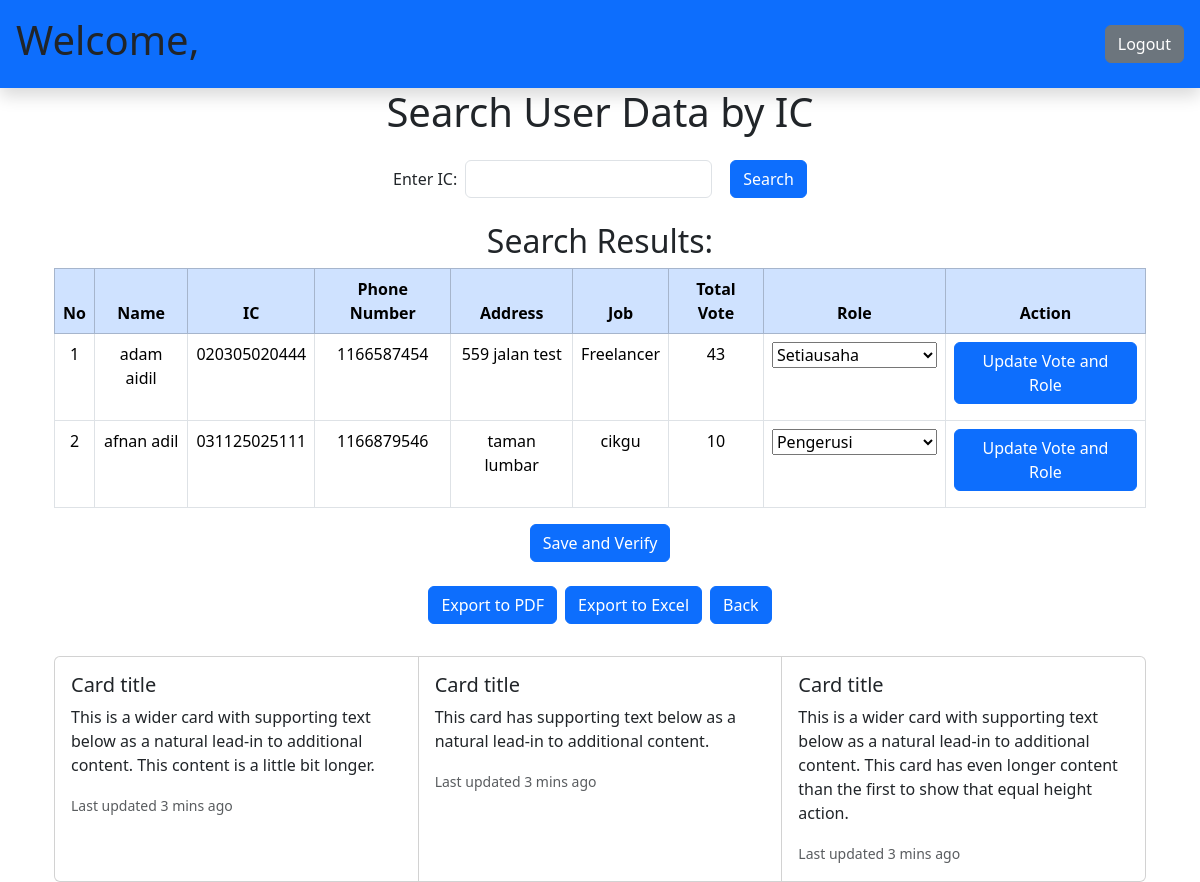
Screenshot of /backend/form2_JHEPP.php?masjid_id=1 with the database file from the repository.
### tables this page shows
CREATE TABLE `form` (
  `form_id` int(8) NOT NULL,
  `date` date NOT NULL,
  `name` varchar(50) NOT NULL,
  `ic` varchar(12) NOT NULL,
  `phone_num` int(11) NOT NULL,
  `address` varchar(50) NOT NULL,
  `job` varchar(30) NOT NULL,
  `total_vote` int(4) NOT NULL,
  `role` varchar(50) DEFAULT NULL,
  `status_code` int(1) DEFAULT NULL,
  `reg_date` datetime(6) NOT NULL DEFAULT current_timestamp(6),
  `edit_date` timestamp(6) NOT NULL DEFAULT current_timestamp(6) ON UPDATE current_timestamp(6),
  `verify_id_1` int(8) DEFAULT NULL,
  `verify_id_2` int(8) DEFAULT NULL,
  `verify_id_3` int(8) DEFAULT NULL
);

CREATE TABLE `user` (
  `user_id` int(8) NOT NULL,
  `username` varchar(20) NOT NULL,
  `pswd` varchar(20) NOT NULL,
  `name` varchar(60) NOT NULL,
  `masjid_id` varchar(20) NOT NULL,
  `ic` varchar(30) NOT NULL,
  `phone` int(11) NOT NULL,
  `address` varchar(50) NOT NULL,
  `job` varchar(30) DEFAULT NULL,
  `level_id` int(1) NOT NULL,
  `reg_date` datetime(6) NOT NULL DEFAULT current_timestamp(6),
  `edit_date` timestamp(6) NULL DEFAULT current_timestamp(6) ON UPDATE current_timestamp(6)
);

### backend/form2_JHEPP.php (the view, shortened to what this page needs)
<?php
include('connection.php');
$masjid_id = isset($_GET['masjid_id']) ? intval($_GET['masjid_id']) : null;
$firstDay = date('Y-m-01');
$lastDay = date('Y-m-t');
$sql = "SELECT f.*, u.name, u.ic, u.phone, u.address, u.job, u.masjid_id, m.masjid_name
        FROM form f
        JOIN user u ON f.ic = u.ic
        JOIN masjid m ON u.masjid_id = m.masjid_id
        WHERE DATE(f.reg_date) BETWEEN :firstdate AND :lastdate
        AND m.masjid_id = :masjid_id
        ORDER BY f.total_vote desc";
$stmt = $conn->prepare($sql);
$stmt->execute([
    'firstdate' => $firstDay,
    'lastdate' => $lastDay,
    'masjid_id' => $masjid_id
]);
$forms = $stmt->fetchAll(PDO::FETCH_ASSOC);
?>
<!DOCTYPE html>
<html lang="en">
<head>
</head>
<body>
<?php require '../include/header.php'; ?>
<div class="container d-flex flex-column align-items-center justify-content-center min-vh-80">
    <h1 class="text-center mb-4">Search User Data by IC</h1>
<div class="search-section text-center mb-4">
    <form method="POST" action="" class="d-flex justify-content-center align-items-center gap-2 w-100 mx-auto">
        <div class="d-flex align-items-center">
            <label for="search_ic" class="me-2 mb-0">Enter IC:</label>
            <input type="text" id="search_ic" name="search_ic" pattern="\d{12,}" maxlength="12" required class="form-control text-center w-75">
        </div>
        <button type="submit" class="btn btn-primary">Search</button>
    </form>
</div>
    <?php
    if (!empty($_SESSION['search_results'])): ?>
        <h2>Search Results:</h2>
        <table class="table table-bordered text-center">
        <thead class="table-primary text-white">
                    <tr>
                        <th>No</th>
                        <th>Name</th>
                        <th>IC</th>
                        <th>Phone Number</th>
                        <th>Address</th>
                        <th>Job</th>
                        <th>Total Vote</th>
                        <th>Role</th>
                        <th>Action</th>
                        </thead>
                        <tbody>
                    <?php
                    $counter = 1;
                    foreach ($_SESSION['search_results'] as $row): ?>
                        <tr>
                        <td><?php echo $counter++; ?></td>
                            <td><?php echo htmlspecialchars($row['name']); ?></td>
                            <td><?php echo htmlspecialchars($row['ic']); ?></td>
                            <td><?php echo htmlspecialchars($row['phone']); ?></td>
                            <td><?php echo htmlspecialchars($row['address']); ?></td>
                            <td><?php echo htmlspecialchars($row['job']); ?></td>
    <form method="POST" action="">
        <?php if (!isset($row['total_vote'])): ?>
    <td>
    <?php $key = isset($row['form_id']) ? $row['form_id'] : $row['ic']; ?>
    <input type="hidden" name="users[<?php echo $key; ?>][ic]" value="<?php echo htmlspecialchars($row['ic']); ?>">
        <?php echo htmlspecialchars($row['total_vote']); ?></td>
    </td>
<?php else: ?>
    <td>
        <?php echo htmlspecialchars($row['total_vote']); ?></td>
<?php endif; ?>
    <td>
        <select name="role">
            <option value="Pengerusi" <?php echo (isset($row['role']) && $row['role'] == 'Pengerusi') ? 'selected' : ''; ?>>Pengerusi</option>
            <option value="Setiausaha" <?php echo (isset($row['role']) && $row['role'] == 'Setiausaha') ? 'selected' : ''; ?>>Setiausaha</option>
        </select>
    </td>
    <td>
    <button type="submit" name="update_vote" class="btn btn-primary mb-2" value="1">Update Vote and Role</button>
    </form>
                                </tr>
                    <?php endforeach; ?>
                </tbody>
            </table>
            <form method="POST" action="db_update_form_PTA.php">
        <button type="submit" name="update_all" class="btn btn-primary mb-2">Save and Verify</button>
        </form>
    <?php else: ?>
        <p>No results found for the entered IC.</p>
    <?php endif; ?>
    <div class="d-flex justify-content-center gap-2 mt-3">
    <a href="form2_PTA_pdf.php">
        <button type="button" class="btn btn-primary mb-2">Export to PDF</button>
    </a>
    <a href="form2_PTA_excel.php">
        <button type="button" class="btn btn-primary mb-2">Export to Excel</button>
    </a>
    <button onclick="window.location.href = 'form_JHEPP.php'" class="btn btn-primary mb-2">Back</button>
</div>
<?php require '../include/footer.php'; ?>
</body>
</html>

### rows the page displays
form: user.name "adam aidil", user.ic "020305020444", user.phone "1166587454", user.address "559 jalan test", user.job "Freelancer", total_vote "43", role "Setiausaha"
form: user.name "afnan adil", user.ic "031125025111", user.phone "1166879546", user.address "taman lumbar", user.job "cikgu", total_vote "10", role "Pengerusi"
